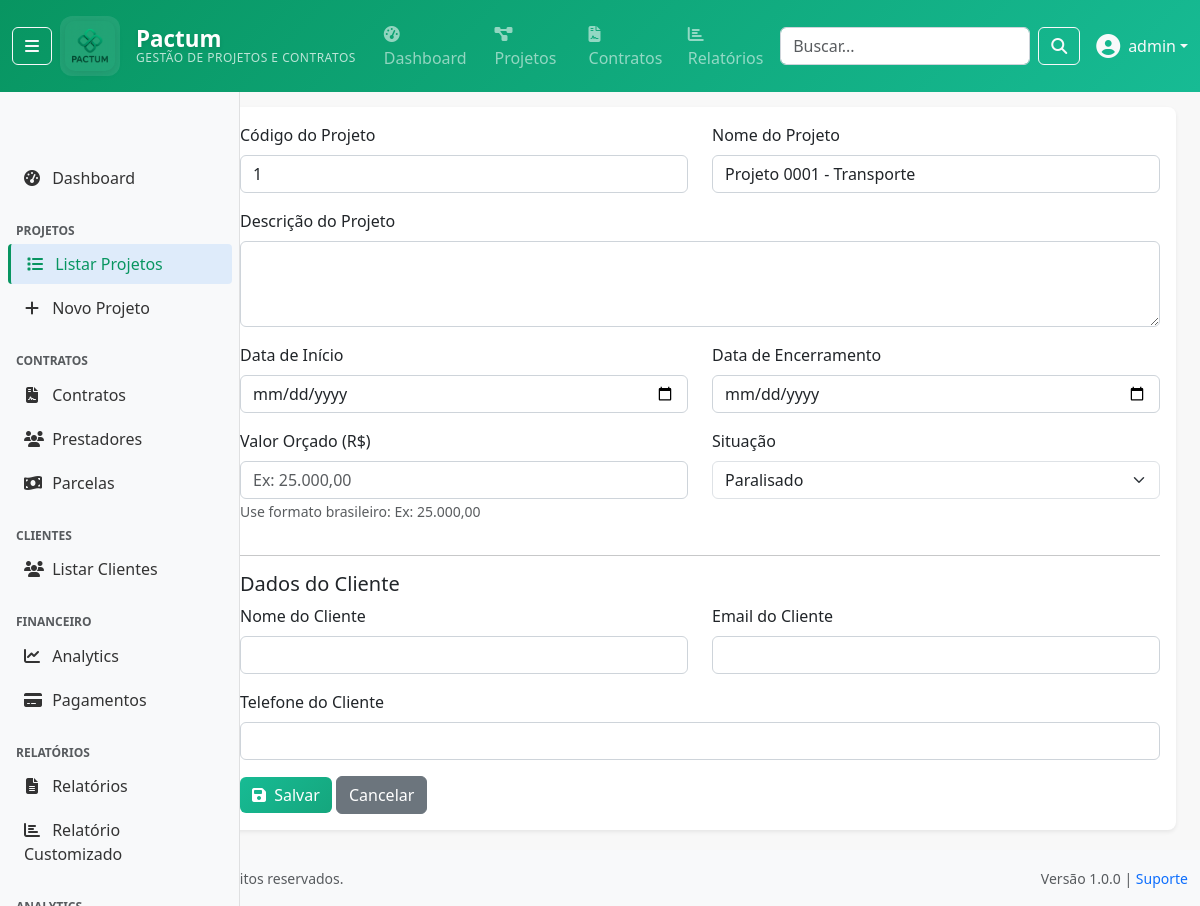
The page /projetos/1/edit/ (signed in) on the database its author committed.
### apps/accounts/models/user.py (models this page shows, shortened)
class User(AbstractUser):
    ROLE_CHOICES = [
        ('admin', 'Administrador'),
        ('ti', 'TI'),
        ('fiscal', 'Fiscal'),
        ('financeiro', 'Financeiro'),
        ('analista', 'Analista'),
        ('cliente', 'Cliente'),
    ]
    DEPARTMENT_CHOICES = [
        ('administrativo', 'Administrativo'),
        ('financeiro', 'Financeiro'),
        ('ti', 'Tecnologia da Informação'),
        ('fiscal', 'Fiscal'),
        ('operacional', 'Operacional'),
        ('diretoria', 'Diretoria'),
    ]
    cpf = models.CharField(
        'CPF', max_length=14, unique=True, null=True, blank=True,
        validators=[RegexValidator(
            regex=r'^\d{3}\.\d{3}\.\d{3}-\d{2}$|^\d{11}$',
            message='CPF deve estar no formato XXX.XXX.XXX-XX ou apenas números'
        )]
    )
    telefone = models.CharField('Telefone', max_length=20, blank=True)
    role = models.CharField('Função', max_length=20, choices=ROLE_CHOICES, default='analista')
    department = models.CharField('Departamento', max_length=30, choices=DEPARTMENT_CHOICES, blank=True)
    is_cliente_externo = models.BooleanField('Cliente Externo', default=False, help_text='Indica se é um cliente externo da FUNETEC')
    last_activity = models.DateTimeField('Última Atividade', null=True, blank=True)
    class Meta:
        verbose_name = 'Usuário'
        verbose_name_plural = 'Usuários'
        ordering = ['-date_joined']
        permissions = [
            ('can_manage_users', 'Pode gerenciar usuários'),
            ('can_view_financial_data', 'Pode ver dados financeiros'),
            ('can_manage_contracts', 'Pode gerenciar contratos'),
            ('can_manage_projects', 'Pode gerenciar projetos'),
            ('can_generate_reports', 'Pode gerar relatórios'),
        ]
    def __str__(self):
        return self.get_full_name() or self.username
    def is_admin(self):
        return self.role == 'admin' or self.is_superuser
    def is_cliente(self):
        return self.role == 'cliente' or self.is_cliente_externo
    def can_manage_projects(self):
        return self.is_admin() or self.has_perm('accounts.can_manage_projects')
    def can_view_financial_data(self):
        return self.role in ['admin', 'financeiro', 'fiscal'] or self.has_perm('accounts.can_view_financial_data')
    def can_manage_contracts(self):
        return self.role in ['admin', 'financeiro'] or self.has_perm('accounts.can_manage_contracts')
    def can_generate_reports(self):
        return not self.is_cliente() or self.has_perm('accounts.can_generate_reports')
    def can_manage_users(self):
        """Verificar se pode gerenciar usuários"""
        return self.is_admin() or self.has_perm('accounts.can_manage_users')

### apps/projetos/models/projeto.py (models this page shows, shortened)
class Projeto(models.Model):
    SITUACAO_CHOICES = [
        ('1', 'Aguardando Início'),
        ('2', 'Em andamento'),
        ('3', 'Paralisado'),
        ('4', 'Suspenso'),
        ('5', 'Cancelado'),
        ('6', 'Concluído'),
    ]
    cod_projeto = models.IntegerField(
        primary_key=True,
        db_column='codProjeto',
        verbose_name='Código do Projeto'
    )
    nome = models.CharField(
        max_length=200,
        verbose_name='Nome do Projeto'
    )
    data_inicio = models.DateField(
        db_column='dataInicio',
        verbose_name='Data de Início'
    )
    data_encerramento = models.DateField(
        db_column='dataEncerramento',
        verbose_name='Data de Encerramento'
    )
    valor = models.DecimalField(
        max_digits=14,
        decimal_places=2,
        verbose_name='Valor Orçado'
    )
    situacao = models.CharField(
        max_length=20,
        choices=SITUACAO_CHOICES,
        default='1',  # Default to 'Aguardando Início'
        verbose_name='Situação'
    )
    class Meta:
        db_table = 'projetos'
        verbose_name = 'Projeto'
        verbose_name_plural = 'Projetos'

### apps/projetos/views/projeto_views.py (the view, shortened to what this page needs)
# urls.py: path('<int:pk>/edit/', projeto_views.ProjetoUpdateView.as_view(), name='projeto_update'),
class ProjetoUpdateView(LoginRequiredMixin, PermissionRequiredMixin, SuccessMessageMixin, UpdateView):
    model = Projeto
    form_class = ProjetoForm
    template_name = 'projetos/projeto_form.html'
    success_message = "Projeto atualizado com sucesso!"
    permission_required = 'projetos.change_projeto'

### templates/projetos/projeto_form.html (shortened to what this page needs)
{% extends 'base/base.html' %}
{% block page_title %}{% if object %}Editar Projeto: {{ object.nome }}{% else %}Novo Projeto{% endif %}{% endblock %}
{% block content %}
<div class="card shadow-sm">
    <div class="card-body">
        <form method="post" novalidate>
            <div class="row">
                <div class="col-md-6 mb-3">
                    <label for="{{ form.cod_projeto.id_for_label }}" class="form-label">{{ form.cod_projeto.label }}</label>
                    {{ form.cod_projeto }}
                </div>
                <div class="col-md-6 mb-3">
                    <label for="{{ form.nome.id_for_label }}" class="form-label">{{ form.nome.label }}</label>
                    {{ form.nome }}
                </div>
            </div>
            <div class="mb-3">
                <label for="{{ form.descricao_extra.id_for_label }}" class="form-label">{{ form.descricao_extra.label }}</label>
                {{ form.descricao_extra }}
            </div>
            <div class="row">
                <div class="col-md-6 mb-3">
                    <label for="{{ form.data_inicio.id_for_label }}" class="form-label">{{ form.data_inicio.label }}</label>
                    {{ form.data_inicio }}
                </div>
                <div class="col-md-6 mb-3">
                    <label for="{{ form.data_encerramento.id_for_label }}" class="form-label">{{ form.data_encerramento.label }}</label>
                    {{ form.data_encerramento }}
                </div>
            </div>
            <div class="row">
                <div class="col-md-6 mb-3">
                    <label for="{{ form.valor.id_for_label }}" class="form-label">{{ form.valor.label }}</label>
                    {{ form.valor }}
                    <small class="form-text text-muted">{{ form.valor.help_text }}</small>
                </div>
                <div class="col-md-6 mb-3">
                    <label for="{{ form.situacao.id_for_label }}" class="form-label">{{ form.situacao.label }}</label>
                    {{ form.situacao }}
                </div>
            </div>
            <hr>
            <h5>Dados do Cliente</h5>
            <div class="row">
                <div class="col-md-6 mb-3">
                    <label for="{{ form.cliente_nome.id_for_label }}" class="form-label">{{ form.cliente_nome.label }}</label>
                    {{ form.cliente_nome }}
                </div>
                <div class="col-md-6 mb-3">
                    <label for="{{ form.cliente_email.id_for_label }}" class="form-label">{{ form.cliente_email.label }}</label>
                    {{ form.cliente_email }}
                </div>
            </div>
            <div class="mb-3">
                <label for="{{ form.cliente_telefone.id_for_label }}" class="form-label">{{ form.cliente_telefone.label }}</label>
                {{ form.cliente_telefone }}
            </div>
            <div class="mt-3">
                <button type="submit" class="btn btn-success">
                    <i class="fas fa-save me-1"></i> Salvar
                </button>
                <a href="{% url 'projetos:projeto_list' %}" class="btn btn-secondary">
                    Cancelar
                </a>
            </div>
        </form>
    </div>
</div>
{% endblock %}

### templates/base/navbar.html (shortened to what this page needs)
{% load static %}
<nav class="navbar navbar-expand-md navbar-dark fixed-top" style="background: linear-gradient(135deg, #089561 0%, #17BB94 100%);">
    <div class="container-fluid">
        {% if user.is_authenticated %}
            <button class="btn btn-outline-light me-2" type="button" id="sidebarToggle" title="Recolher/Expandir Menu"
                    aria-label="Toggle sidebar" aria-pressed="false">
                <i class="fas fa-bars"></i>
            </button>
        {% endif %}
        <a class="navbar-brand d-flex align-items-center logo-brand-enhanced" href="{% url 'dashboard:index' %}">
            <div class="logo-container me-3">
                <img src="{% static 'img/logo_pactum.png' %}" alt="Pactum - Gestão de Projetos e Contratos" height="50" class="logo-img">
            </div>
            <div class="brand-text-container">
                <div class="brand-title">Pactum</div>
                <div class="brand-subtitle d-none d-lg-block">Gestão de Projetos e Contratos</div>
            </div>
        </a>
        <div class="collapse navbar-collapse" id="navbarNav">
            {% if user.is_authenticated %}
                <ul class="navbar-nav me-auto">
                    <li class="nav-item">
                        <a class="nav-link" href="{% url 'dashboard:index' %}">
                            <i class="fas fa-tachometer-alt me-1"></i>Dashboard
                        </a>
                    </li>
                    {% if user.can_manage_projects %}
                        <li class="nav-item">
                            <a class="nav-link" href="{% url 'projetos:projeto_list' %}">
                                <i class="fas fa-project-diagram me-1"></i>Projetos
                            </a>
                        </li>
                    {% endif %}
                    {% if user.can_manage_contracts %}
                        <li class="nav-item">
                            <a class="nav-link" href="{% url 'contratos:contrato_list' %}">
                                <i class="fas fa-file-contract me-1"></i>Contratos
                            </a>
                        </li>
                    {% endif %}
                    {% if user.can_view_financial_data %}
                        <li class="nav-item">
                            <a class="nav-link" href="{% url 'relatorios:relatorio_list' %}">
                                <i class="fas fa-chart-bar me-1"></i>Relatórios
                            </a>
                        </li>
                    {% endif %}
                </ul>
                <form class="d-flex me-3" method="get" action="{% url 'dashboard:index' %}">
                    <input class="form-control me-2" type="search" placeholder="Buscar..." name="q"
                           value="{{ request.GET.q }}" style="width: 250px;">
                    <button class="btn btn-outline-light" type="submit">
                        <i class="fas fa-search"></i>
                    </button>
                </form>
                <div class="dropdown">
                    <a class="nav-link dropdown-toggle text-light d-flex align-items-center" href="#"
                       id="userDropdown" role="button" data-bs-toggle="dropdown">
                        {% if user.avatar %}
                            <img src="{{ user.avatar.url }}" class="rounded-circle me-2" width="32" height="32">
                        {% else %}
                            <i class="fas fa-user-circle me-2 fs-4"></i>
                        {% endif %}
                        {{ user.get_full_name|default:user.username }}
                    </a>
                </div>
            {% endif %}
        </div>
    </div>
</nav>

### static/css/base.css (style rules this page uses)
* { box-sizing: border-box; }
:root { --primary-color: #089561; --secondary-color: #17BB94; --success-color: #089561; --warning-color: #ffc107; --danger-color: #dc3545; --info-color: #17BB94; --dark-color: #2D3142; --light-color: #F8F8F8; --white-color: #FFFFFF; --navbar-height: 70px; --sidebar-width: 240px; --sidebar-collapsed-width: 60px; }
body { font-family: 'Segoe UI', Tahoma, Geneva, Verdana, sans-serif; background-color: var(--light-color); color: var(--dark-color); }
.navbar { min-height: 70px; }
.navbar-brand { font-weight: 700; font-size: 1.25rem; transition: all 0.3s ease; text-decoration: none; }
.logo-brand-enhanced { padding: 0.5rem 0; }
.logo-container { position: relative; display: flex; align-items: center; justify-content: center; padding: 5px; border-radius: 12px; background: rgba(255, 255, 255, 0.1); transition: all 0.3s ease; backdrop-filter: blur(10px); }
.logo-img { border-radius: 10px; transition: all 0.3s ease; filter: brightness(1.1) contrast(1.1); box-shadow: 0 2px 8px rgba(0, 0, 0, 0.1); }
.brand-text-container { display: flex; flex-direction: column; align-items: flex-start; }
.brand-title { font-size: 1.4rem; font-weight: 700; line-height: 1; color: #FFFFFF; text-shadow: 0 2px 4px rgba(0, 0, 0, 0.1); }
.brand-subtitle { font-size: 0.75rem; font-weight: 400; color: rgba(255, 255, 255, 0.9); opacity: 0.8; text-transform: uppercase; letter-spacing: 0.5px; line-height: 1; margin-top: 2px; }
.navbar-nav .nav-link { font-weight: 500; padding: 0.5rem 1rem; border-radius: 0.25rem; margin: 0 0.25rem; transition: all 0.15s ease-in-out; }
.card { border: none; box-shadow: 0 0.125rem 0.25rem rgba(0, 0, 0, 0.075); border-radius: 0.5rem; transition: box-shadow 0.15s ease-in-out; }
.btn { font-weight: 500; border-radius: 0.375rem; transition: all 0.15s ease-in-out; }
.btn-success { background: linear-gradient(135deg, var(--secondary-color) 0%, #15a67d 100%); border: none; color: var(--white-color); }
.form-control { border-radius: 0.375rem; border: 1px solid #ced4da; transition: all 0.15s ease-in-out; }
.form-label { font-weight: 500; margin-bottom: 0.5rem; }

### rows shown on the page
User: get_full_name "admin"
Projeto: nome "Projeto 0001 - Transporte", situacao "Paralisado"
